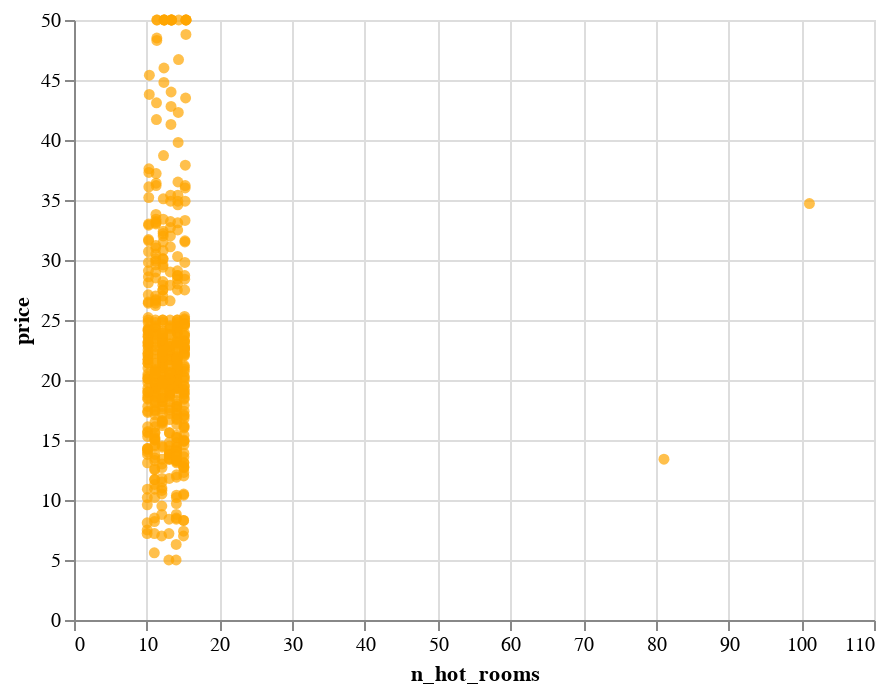

Notebook code for this chart:
### Code cell
alt.renderers.set_embed_options(theme='dark')
alt.Chart(df).mark_circle(color='orange').encode(x='n_hot_rooms', y='price')

### Figure 1 — Vega-Lite specification as saved in the notebook (floating-point values rounded to 4 significant figures; data arrays with more than 128 entries replaced by an {"elided": "..."} marker saying what was removed)
{"config": {"view": {"continuousWidth": 400, "continuousHeight": 300}}, "data": {"name": "data-34d98bdf01e144d8295abd65e9ab2652"}, "mark": {"type": "circle", "color": "orange"}, "encoding": {"x": {"type": "quantitative", "field": "n_hot_rooms"}, "y": {"type": "quantitative", "field": "price"}}, "$schema": "https://vega.github.io/schema/vega-lite/v4.8.1.json", "datasets": {"data-34d98bdf01e144d8295abd65e9ab2652": {"elided": "506 records"}}}
